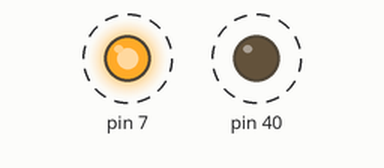
The program below on a simulated Raspberry Pi (header pin numbers). On the bench: output pins drawn as LEDs (lit = HIGH). Dashed ring = blinking.

Above: at 0.1 s.
Timing chart, 0 to 3.0 s (numbered marks = the images above):
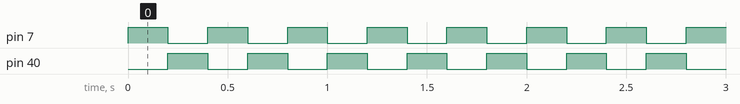

The program:

blinker.py
```python
# Zwei LED's blinken abwechselnd
# die gruene LED kann so angeschlossen werden
# bei der roten LED wird ein 200 Ohm Wiederstand angschlossen,
# weil die LED sonst zerstoert wird

import time
import RPi.GPIO as GPIO

# Pin-Nummer wie auf dem Raspberry verwenden
GPIO.setmode(GPIO.BOARD)

# Pin 40 (GPIO 21) und Pin 33 (GPIO 13) als Output deklarieren
GPIO.setup(40, GPIO.OUT)
GPIO.setup(7, GPIO.OUT)

# Dauerschleife fuer das Blinken
while True:
        # LED-gruen aus, LED-rot an
        GPIO.output(40, GPIO.LOW)
        GPIO.output(7, GPIO.HIGH)
        # 0,2 Sekunden warten
        time.sleep(0.2)
        # LED-gruen an, LED-rot aus
        GPIO.output(40, GPIO.HIGH)
	GPIO.output(7, GPIO.LOW)
	# 0,2 Sekunden warten
	time.sleep(0.2)
```

Measured:
- by itself, pin 7, pin 40: alternates HIGH for 0.20 s and LOW for 0.20 s
